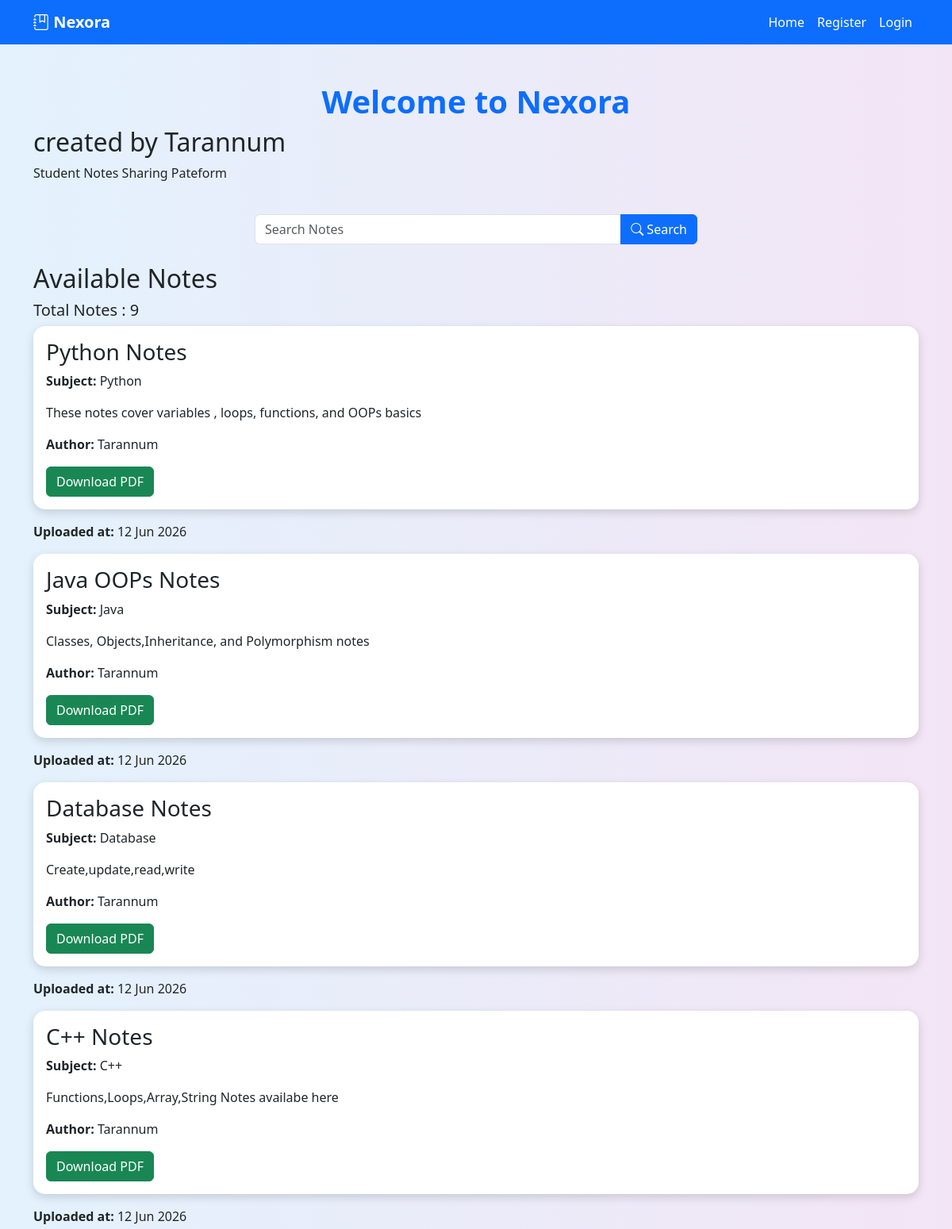
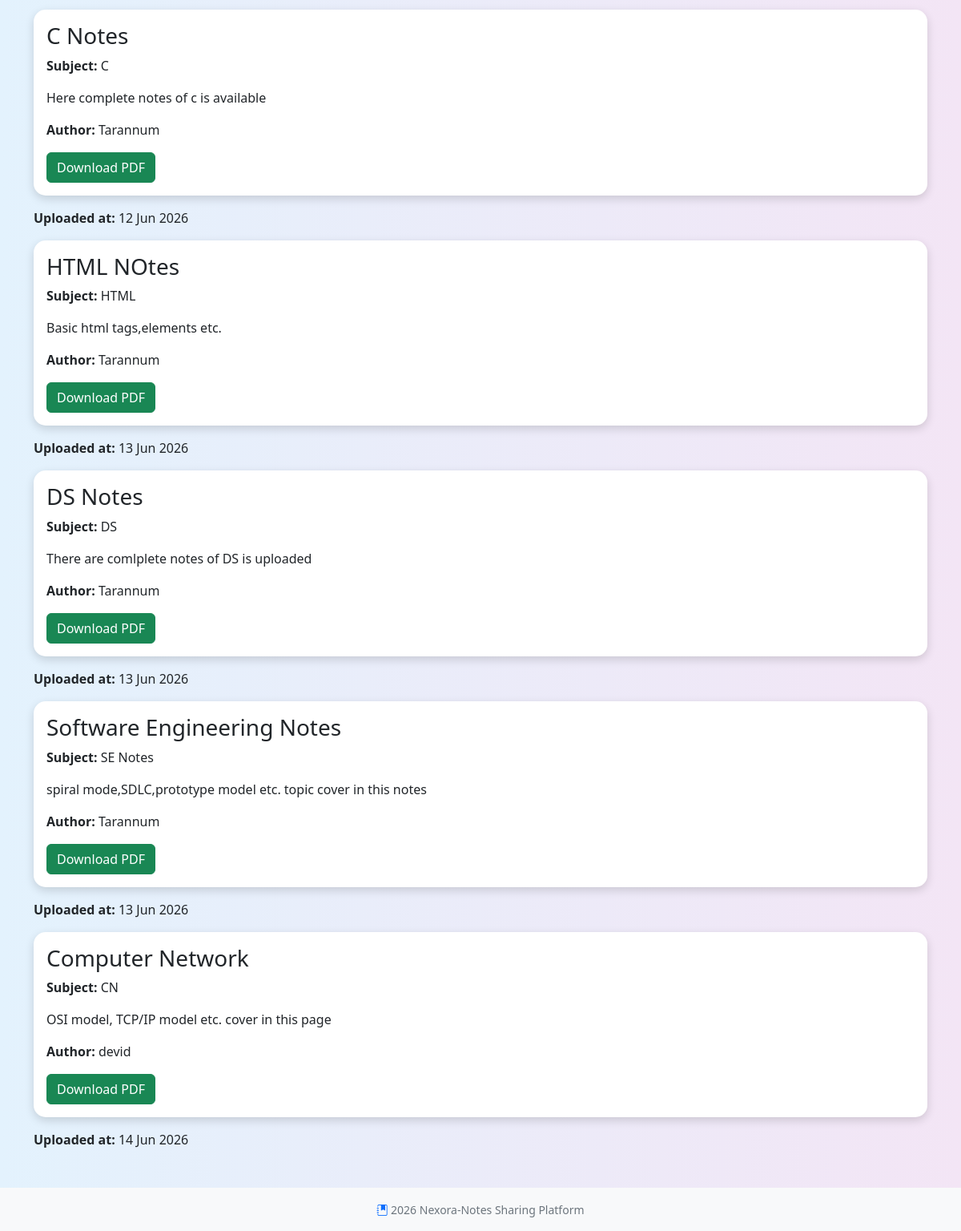
The page / on the database its author committed (2 pictures, top to bottom).
### Notes/models.py (models this page shows, shortened)
class Note(models.Model):
    title = models.CharField(max_length = 200)
    subject = models.CharField(max_length = 100)
    description = models.TextField()
    author = models.CharField(max_length=200)
    uploaded_at = models.DateTimeField(auto_now_add=True)
    file = models.FileField(upload_to = 'notes/', blank=True, null=True)

### Notes/views.py (the view)
# urls.py: path('',views.home),
def home(request):
    search = request.GET.get('search')
    print(search)
    if search:
            notes = Note.objects.filter(Q(title__icontains=search)|Q(subject__icontains=search)|Q(description__icontains =search))
    else:
          notes=Note.objects.all()
          total_notes = notes.count()
    return render(request,'home.html', {'notes': notes, 'total_notes': total_notes})

### Notes/templates/home.html (shortened to what this page needs)
 {% extends "base.html" %}
 {% block content %}
    <div class="container mt-5">
      <h1 class = " main-heading text-center text-primary">Welcome to Nexora</h1>
      <h2>created by Tarannum</h2>
      <p>Student Notes Sharing Pateform</p>
      <br>
      <form method = "GET" class ="w-50 mx-auto mb-4">
        <div class = "input-group ">
        <input type="text" name = "search" placeholder = "Search Notes" class = "form-control">
        <button type ="submit" class = "btn btn-primary "><i class = "bi bi-search"></i> Search</button>
        </div>
      </form>
      <h2>Available Notes</h2>
      <h5>Total Notes : {{total_notes}}</h5>
      {%for note in notes%}
      <div class="card note-card  mb-3">
        <div class="card-body">
          <h3>{{note.title}}</h3>
          <p><b>Subject: </b>{{note.subject}}</p>
          <p>{{note.description}}</p>
          <p><b>Author:</b> {{note.author}}</p>
          {% if note.file %}
          <a href="{{note.file.url}}" class="btn btn-success" >Download PDF</a>
          {% else %}
          <p>No PDF available</p>
          {% endif%}
        </div>
      </div>
      <p><b>Uploaded at:</b> {{note.uploaded_at|date:"d M Y"}}</p>
      {%endfor%}
    </div>
 {% endblock %}

### Notes/static/CSS/style.css (style rules this page uses)
body { background:linear-gradient(to right,#e3f2fd,#f3e5f5) }
.note-card { box-shadow: 0 4px 12px 0 rgba(0,0,0,0.15); border:none; border-radius: 15px; }
h1 { color:#0d6efd; font-weight: bold; }

### rows shown on the page
Note: title "Python Notes", subject "Python", description "These notes cover variables , loops, functions, and OOPs basics", author "Tarannum", uploaded_at "12 Jun 2026"
Note: title "Java OOPs Notes", subject "Java", description "Classes, Objects,Inheritance, and Polymorphism notes", author "Tarannum", uploaded_at "12 Jun 2026"
Note: title "Database Notes", subject "Database", description "Create,update,read,write", author "Tarannum", uploaded_at "12 Jun 2026"
Note: title "C++ Notes", subject "C++", description "Functions,Loops,Array,String Notes availabe here", author "Tarannum", uploaded_at "12 Jun 2026"
Note: title "C Notes", subject "C", description "Here complete notes of c is available", author "Tarannum", uploaded_at "12 Jun 2026"
Note: title "HTML NOtes", subject "HTML", description "Basic html tags,elements etc.", author "Tarannum", uploaded_at "13 Jun 2026"
Note: title "DS Notes", subject "DS", description "There are comlplete notes of DS is uploaded", author "Tarannum", uploaded_at "13 Jun 2026"
Note: title "Software Engineering Notes", subject "SE Notes", description "spiral mode,SDLC,prototype model etc. topic cover in this notes", author "Tarannum", uploaded_at "13 Jun 2026"
Note: title "Computer Network", subject "CN", description "OSI model, TCP/IP model etc. cover in this page", author "devid", uploaded_at "14 Jun 2026"

### other values the page prints
{{ total_notes }} "9"
